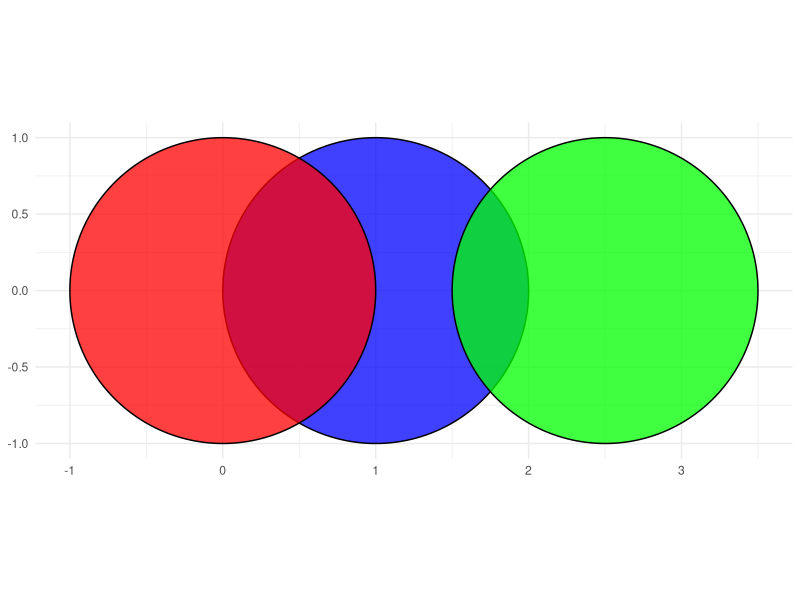
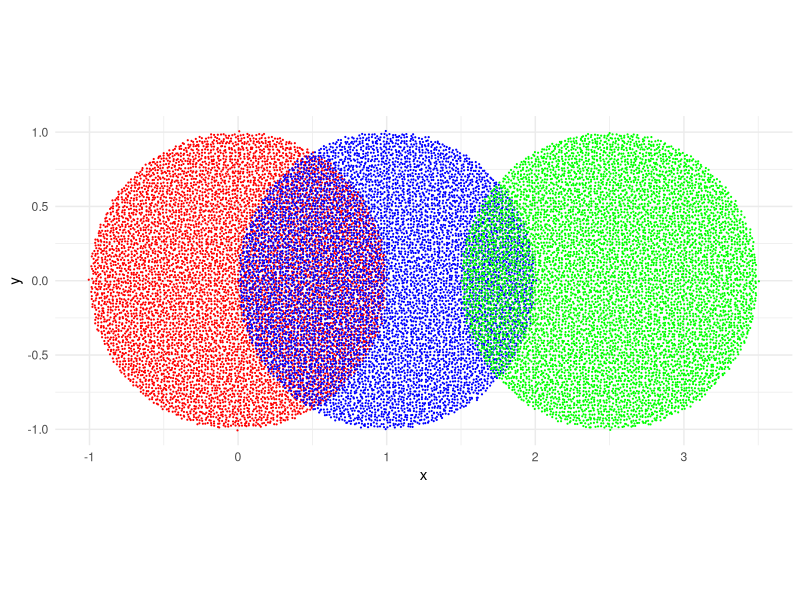
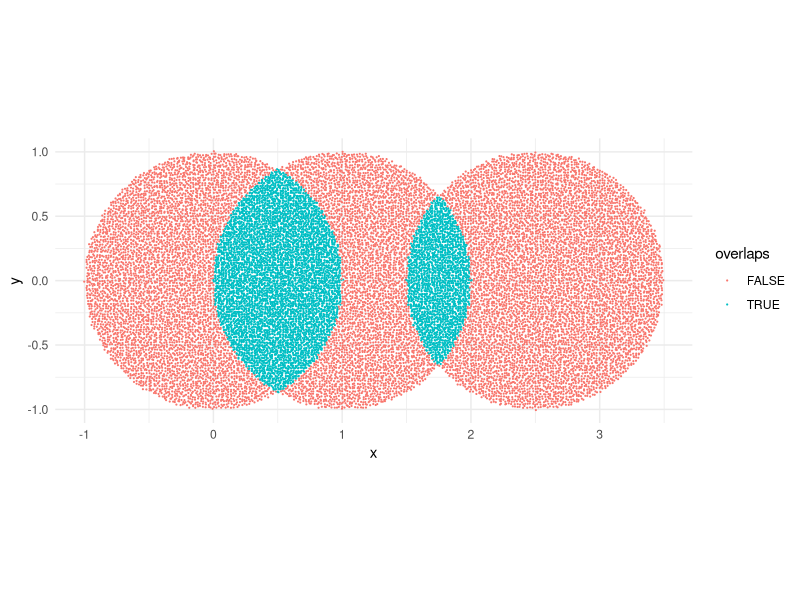
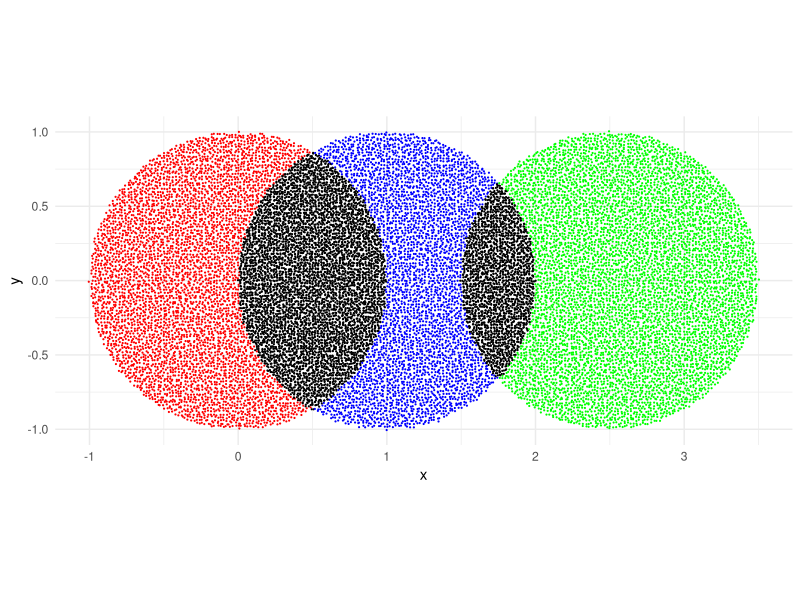

Recreate these plots in R, in order.
## ---- chunk 1
knitr::opts_chunk$set(dpi = 300)

library(dplyr)
library(tidyr)
library(purrr)
library(ggplot2)
library(ggforce)

theme_set(theme_minimal())
## ---- chunk 2
circles <- tribble(
  ~x0, ~y0, ~r, ~colour,
  0, 0, 1, "red",
  1, 0, 1, "blue",
  2.5, 0, 1, "green"
) %>%
  mutate(id = row_number())

ggplot(circles) +
  geom_circle(aes(x0 = x0, y0 = y0, r = r, fill = colour), alpha = 0.75) +
  coord_fixed() +
  scale_fill_identity()
## ---- chunk 3
distance <- function(x2, x1, y2, y1) {
  sqrt((x2 - x1)^2 + (y2 - y1)^2)
}

generate_points_in_circle <- function(x0, y0, r) {
  circle_grid <- crossing(
    x = seq(x0 - r, x0 + r, 0.02),
    y = seq(y0 - r, y0 + r, 0.02)
  )

  circle_grid %>%
    mutate(distance = distance(x0, x, y0, y)) %>%
    filter(distance <= r)
}

circles_points <- circles %>%
  mutate(points = pmap(list(x0, y0, r), generate_points_in_circle)) %>%
  unnest(points)

circles_points

ggplot(circles_points) +
  geom_jitter(aes(x = x, y = y, colour = colour), size = 0.1) +
  coord_fixed() +
  scale_colour_identity()
## ---- chunk 4
circle_ids <- unique(circles[["id"]])

circles_points_with_overlap <- map_dfr(
  circle_ids,
  function(circle_id) {
    circle_points <- circles_points %>%
      filter(id == circle_id)

    other_circles <- circles %>%
      filter(id != circle_id)

    points_overlaps <- other_circles %>%
      split(.$id) %>%
      map_dfr(function(other_circle) {
        circle_points %>%
          mutate(
            distance = distance(other_circle$x0, x, other_circle$y0, y),
            overlaps = distance <= other_circle$r,
            circle_overlap = ifelse(overlaps, other_circle$id, NA_integer_)
          ) %>%
          filter(overlaps) %>%
          select(x, y, id, overlaps, circle_overlap)
      })
    
    # Filtering by overlaps above and then left joining, otherwise it would
    # return ALL of the points for the circle, for each circle it's checked against
    # - so 2x the points
    # Also because e.g. the very left circle doesn't overlap the very right, 
    # it would return a bunch of FALSE overlaps - but we want only the TRUEs 
    # to change the colours for

    circle_points %>%
      left_join(points_overlaps, by = c("x", "y", "id")) %>%
      mutate(overlaps = coalesce(overlaps, FALSE))
  }
)

circles_points_with_overlap %>%
  count(id, overlaps, circle_overlap)

circles_points_with_overlap %>%
  ggplot() +
  geom_jitter(aes(x = x, y = y, colour = overlaps), size = 0.1) +
  coord_fixed()
## ---- chunk 5
circles_points_with_overlap <- circles_points_with_overlap %>%
  mutate(colour = ifelse(overlaps, "black", colour))

ggplot(circles_points_with_overlap) +
  geom_jitter(aes(x = x, y = y, colour = colour), size = 0.1) +
  coord_fixed() +
  scale_colour_identity()
